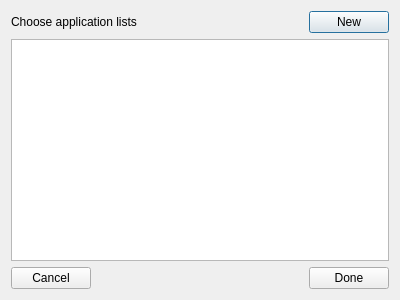
<?xml version="1.0" encoding="UTF-8"?>
<ui version="4.0">
 <class>ApplicationDialog</class>
 <widget class="QDialog" name="ApplicationDialog">
  <property name="geometry">
   <rect>
    <x>0</x>
    <y>0</y>
    <width>400</width>
    <height>300</height>
   </rect>
  </property>
  <property name="windowTitle">
   <string>Dialog</string>
  </property>
  <layout class="QVBoxLayout" name="verticalLayout">
   <item>
    <layout class="QHBoxLayout" name="horizontalLayout">
     <item>
      <widget class="QLabel" name="title">
       <property name="sizePolicy">
        <sizepolicy hsizetype="Expanding" vsizetype="Preferred">
         <horstretch>0</horstretch>
         <verstretch>0</verstretch>
        </sizepolicy>
       </property>
       <property name="text">
        <string>Choose application lists</string>
       </property>
      </widget>
     </item>
     <item>
      <widget class="QPushButton" name="newListButton">
       <property name="text">
        <string>New</string>
       </property>
       <property name="icon">
        <iconset resource="../../../../build/src/gui/.qt/rcc/gui.qrc">
         <normaloff>:/gui/plus.svg</normaloff>:/gui/plus.svg</iconset>
       </property>
      </widget>
     </item>
    </layout>
   </item>
   <item>
    <widget class="QTreeWidget" name="applicationTree">
     <property name="alternatingRowColors">
      <bool>true</bool>
     </property>
     <property name="sortingEnabled">
      <bool>true</bool>
     </property>
     <property name="animated">
      <bool>true</bool>
     </property>
     <property name="columnCount">
      <number>2</number>
     </property>
     <attribute name="headerVisible">
      <bool>false</bool>
     </attribute>
     <attribute name="headerStretchLastSection">
      <bool>false</bool>
     </attribute>
     <column>
      <property name="text">
       <string notr="true">1</string>
      </property>
     </column>
     <column>
      <property name="text">
       <string notr="true">2</string>
      </property>
     </column>
    </widget>
   </item>
   <item>
    <layout class="QHBoxLayout" name="footer">
     <item>
      <widget class="QPushButton" name="cancelButton">
       <property name="text">
        <string>Cancel</string>
       </property>
      </widget>
     </item>
     <item>
      <spacer name="footerSpacer">
       <property name="orientation">
        <enum>Qt::Orientation::Horizontal</enum>
       </property>
       <property name="sizeHint" stdset="0">
        <size>
         <width>40</width>
         <height>20</height>
        </size>
       </property>
      </spacer>
     </item>
     <item>
      <widget class="QPushButton" name="doneButton">
       <property name="text">
        <string>Done</string>
       </property>
       <property name="icon">
        <iconset resource="../../../../build/src/gui/.qt/rcc/gui.qrc">
         <normaloff>:/gui/done.svg</normaloff>:/gui/done.svg</iconset>
       </property>
      </widget>
     </item>
    </layout>
   </item>
  </layout>
 </widget>
 <resources>
  <include location="../../../../build/src/gui/.qt/rcc/gui.qrc"/>
 </resources>
 <connections/>
</ui>
